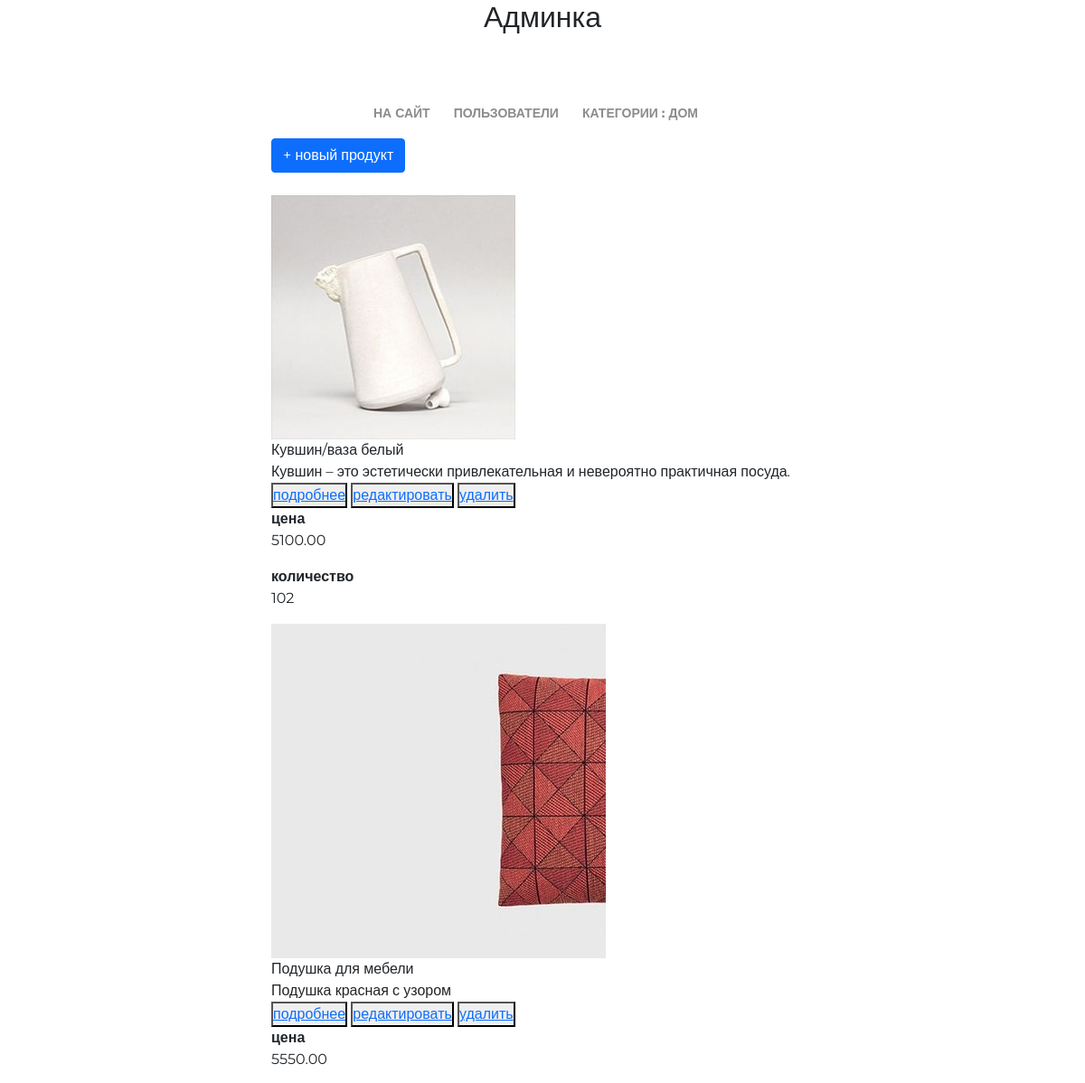
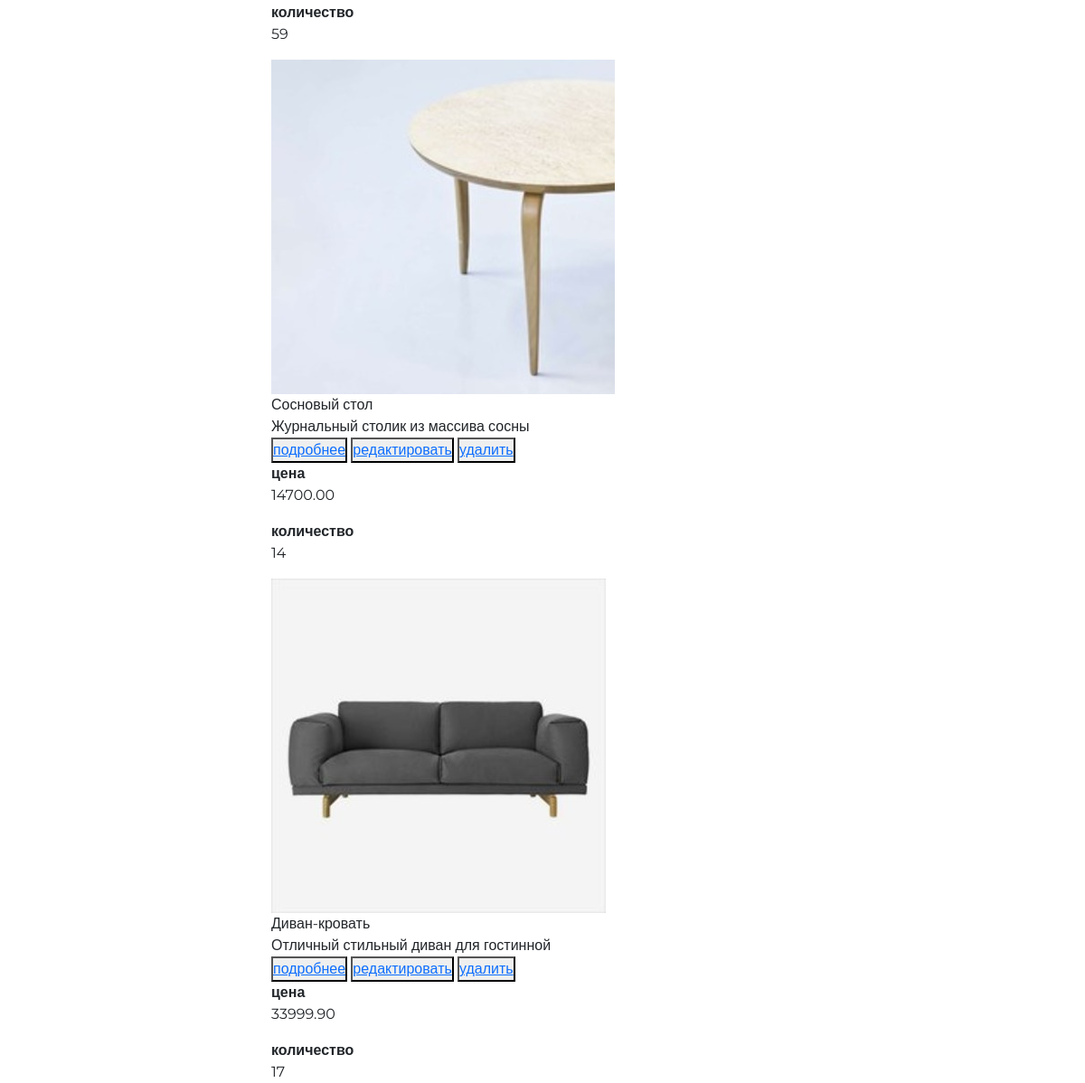
/my/admin/category/7/products/ (signed in), run on the app's committed database (2 pictures, top to bottom).
### mainapp/models.py (models this page shows, shortened)
class ProductCategory(models.Model):
    name = models.CharField(
        'имя',
        max_length=64,
        unique=True,
    )
    description = models.TextField(
        'описание',
        blank=True,
    )
    created = models.DateTimeField(auto_now_add=True)
    updated = models.DateTimeField(auto_now=True)
    is_active = models.BooleanField('активность', default=True)
    class Meta:
        verbose_name = 'категория продукта'
        verbose_name_plural = 'категории продукта'
        ordering = ['name']

class Product(models.Model):
    category = models.ForeignKey(ProductCategory, on_delete=models.CASCADE,)
    name = models.CharField('имя', max_length=128,)
    image = models.ImageField(upload_to='product_img', blank=True,)
    short_desc = models.CharField(
        'краткое описание',
        max_length=256,
        blank=True,
    )
    description = models.CharField(
        'описание',
        max_length=500,
        blank=True,
    )
    price = models.DecimalField(
        'цена продукта',
        max_digits=8,
        decimal_places=2,
        default=0,
    )
    quantity = models.PositiveIntegerField('количество товара на складе', default=0,)
    is_active = models.BooleanField('активность', default=True)
    class Meta:
        verbose_name = 'продукт'
        verbose_name_plural = 'продукты'
        ordering = ['price']

### adminapp/views.py (the view)
# urls.py: path('category/<int:pk>/products/', adminapp.category_products, name='category_products'),
@user_passes_test(lambda user: user.is_superuser)
def category_products(request, pk):
    category = get_object_or_404(ProductCategory, pk=pk)
    object_list = category.product_set.all()
    context = {
        'page_title': f'категория {category.name}/продукты',
        'category': category,
        'object_list': object_list,
    }
    return render(request, 'mainapp/category_product_list.html', context)

### mainapp/context_processors.py (called while the page is built)
def categories(request):
    return {
        'categories': ProductCategory.objects.all()
    }

### mainapp/templatetags/my_tags.py (called while the page is built)
def media_folder_products(string):
    if not string:
        string = 'products_img/default.jpg'
    return f'{settings.MEDIA_URL}{string}'

### adminapp/templates/mainapp/category_product_list.html
{% extends 'adminapp/base.html' %}
{% load static %}
{% load my_tags %}
{% block container %}
 <div class="product_list mx-auto col-6">
   <a class="new_product btn btn-primary"
   href="{% url 'my_admin:category_product_create' category.pk %}">+ новый продукт</a>
   {% for object in object_list %}
   <div class="product_record {% if not object.is_active %}not_active{% endif %}">
     <img src="{{ object.image|media_folder_products }}" alt="img">
     <div class="product_name">
       {{ object.name|capfirst }}
     </div>
     <div class="product_desc">
       {{ object.short_desc|capfirst }}
     </div>
     <div class="product_actions">
       <button>
         <a href="{% url 'my_admin:product_view' pk=object.pk %}">подробнее</a>
       </button>
       <button>
         <a href="">редактировать</a>
       </button>
       <button>
         <a href="">удалить</a>
       </button>
     </div>
     <div class="summary">
       <b>цена</b>
       <p>{{ object.price }}</p>
       <b>количество</b>
       <p>{{ object.quantity }}</p>
     </div>
   </div>
   {% endfor %}
 </div>
{% endblock %}

### adminapp/templates/adminapp/includes/inc__menu.html
<div class="col-4 mx-auto">
    <div class="row">
        <ul class="menu">
            <li>
                <a href="{% url 'index' %}">на сайт</a>
            </li>
            <li>
                <a href="{% url 'my_admin:index' %}">пользователи</a>
            </li>
            <li>
                <a href="{% url 'my_admin:categories' %}">категории
                    {% if category %}: {{ category.name }} {% endif %}
                </a>
            </li>
        </ul>
    </div>
</div>

### geekshop/static/style.css (style rules this page uses)
* { margin: 0; padding: 0; }
body { font-family: 'Montserrat', sans-serif; }
html, body { height: 100%; }
.menu { list-style-type: none; margin-top: 67px; float: right; }
.menu li { float: left; }
.menu a { color: #8c8c8c; font-size: 14px; font-weight: 700; text-align: right; text-transform: uppercase; text-decoration: none; padding: 10px 13px; }
.btn { margin-bottom: 25px; }

### data on the page
ProductCategory: name "ДОМ"
Product: image|media_folder_products (picture), name "Кувшин/ваза белый", short_desc "Кувшин – это эстетически привлекательная и невероятно практичная посуда.", price "5100.00", quantity "102"
Product: image|media_folder_products (picture), name "Подушка для мебели", short_desc "Подушка красная с узором", price "5550.00", quantity "59"
Product: image|media_folder_products (picture), name "Сосновый стол", short_desc "Журнальный столик из массива сосны", price "14700.00", quantity "14"
Product: image|media_folder_products (picture), name "Диван-кровать", short_desc "Отличный стильный диван для гостинной", price "33999.90", quantity "17"
